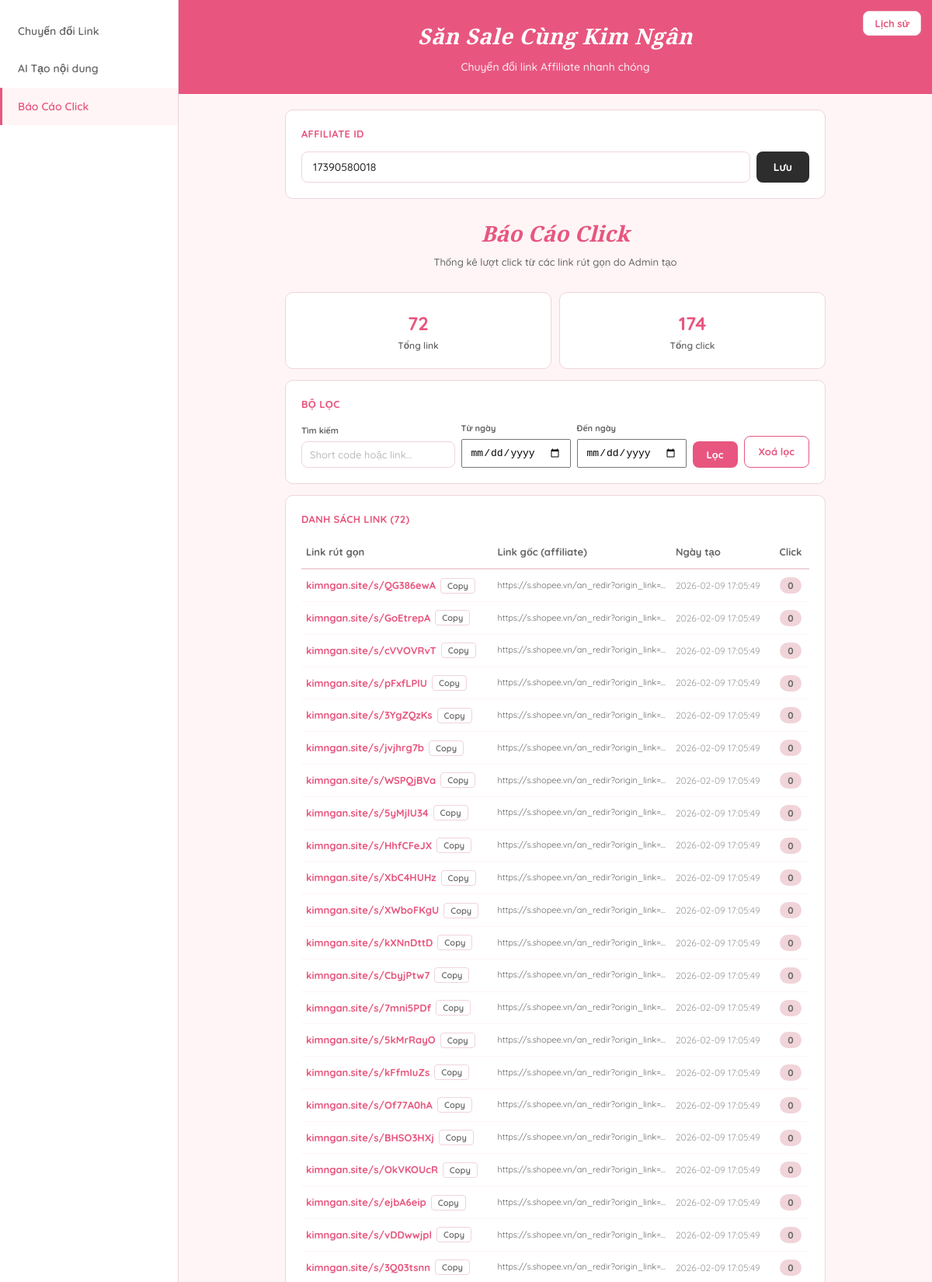
/admin/click-report (signed in, upper part), run on the app's committed database.
### tables this page shows
CREATE TABLE settings (
            key TEXT PRIMARY KEY,
            value TEXT NOT NULL
        );

CREATE TABLE short_links (
            id INTEGER PRIMARY KEY AUTOINCREMENT,
            short_code TEXT UNIQUE NOT NULL,
            target_url TEXT NOT NULL,
            created_at TIMESTAMP DEFAULT CURRENT_TIMESTAMP,
            click_count INTEGER DEFAULT 0
        , created_by TEXT DEFAULT NULL);

### app.py (the view)
@app.route("/admin/click-report")
@login_required
def admin_click_report():
    affiliate_id = get_setting("affiliate_id", "")
    search = request.args.get("q", "")
    date_from = request.args.get("from", "")
    date_to = request.args.get("to", "")
    links = get_admin_short_links(search=search, date_from=date_from, date_to=date_to)
    total_clicks = sum(l["click_count"] for l in links)
    return render_template(
        "admin.html",
        page="click-report",
        affiliate_id=affiliate_id,
        user=session.get("user"),
        report_links=links,
        total_clicks=total_clicks,
        total_links=len(links),
        search=search,
        date_from=date_from,
        date_to=date_to,
        short_domain=SHORT_DOMAIN,
    )

### app.py (called while the page is built)
def login_required(f):
    @wraps(f)
    def decorated(*args, **kwargs):
        if "user" not in session:
            return redirect(url_for("login_page"))
        return f(*args, **kwargs)
    return decorated

### database.py (called while the page is built)
def get_db():
    conn = sqlite3.connect(DB_PATH)
    conn.row_factory = sqlite3.Row
    return conn

def get_setting(key, default=""):
    conn = get_db()
    row = conn.execute("SELECT value FROM settings WHERE key = ?", (key,)).fetchone()
    conn.close()
    return row["value"] if row else default

def get_admin_short_links(search="", date_from="", date_to=""):
    conn = get_db()
    query = "SELECT * FROM short_links WHERE created_by IS NOT NULL"
    params = []
    if search:
        query += " AND (short_code LIKE ? OR target_url LIKE ?)"
        params.extend([f"%{search}%", f"%{search}%"])
    if date_from:
        query += " AND date(created_at) >= ?"
        params.append(date_from)
    if date_to:
        query += " AND date(created_at) <= ?"
        params.append(date_to)
    query += " ORDER BY created_at DESC"
    rows = conn.execute(query, params).fetchall()
    conn.close()
    return [dict(r) for r in rows]

### templates/admin.html (shortened to what this page needs)
<!DOCTYPE html>
<html lang="vi">
<head>
</head>
<body>
    <button class="toggle-history" onclick="toggleHistory()">Lịch sử</button>
    <aside class="sidebar" id="sidebar">
        <nav class="sidebar-nav">
            <a class="nav-item {{ 'active' if page == 'convert-link' }}" href="/admin/convert-link">Chuyển đổi Link</a>
            <a class="nav-item {{ 'active' if page == 'ai-content' }}" href="/admin/ai-content">AI Tạo nội dung</a>
            <a class="nav-item {{ 'active' if page == 'click-report' }}" href="/admin/click-report">Báo Cáo Click</a>
        </nav>
    </aside>
    <main class="main" id="mainContent">
        <div class="main-header">
            <h2>Săn Sale Cùng Kim Ngân</h2>
            <p>Chuyển đổi link Affiliate nhanh chóng</p>
        </div>
        <div class="main-body">
            <div class="card">
                <div class="card-title">Affiliate ID</div>
                <div class="aff-row">
                    <input type="text" id="affiliateId" placeholder="Nhập Affiliate ID của bạn"
                           value="{{ affiliate_id }}">
                    <button class="btn btn-dark" onclick="saveAffiliate()">Lưu</button>
                </div>
            </div>
            {% if page == 'convert-link' %}
            <div class="page-title">
                <h3>Chuyển đổi Link</h3>
                <p>Dán link Shopee &mdash; Nhận link Affiliate ngay</p>
            </div>
            <div class="card">
                <div class="card-title">Nhập Link</div>
                <textarea id="linkInput" placeholder="Dán link Shopee vào đây (mỗi link 1 dòng)..." style="min-height:120px;"></textarea>
                <div class="input-actions">
                    <button class="btn btn-outline" onclick="pasteTo('linkInput','linkStatus')">Paste nhanh</button>
                    <button class="btn btn-primary" id="linkConvertBtn" onclick="convertLink()">Chuyển đổi</button>
                </div>
                <div id="linkStatus" class="status"></div>
            </div>
            <div class="card link-results" id="linkResults">
                <div class="card-title">Kết quả</div>
                <textarea id="linkResultOutput" readonly></textarea>
                <div style="margin-top:10px;">
                    <button class="copy-btn" onclick="copyField('linkResultOutput', this)">Copy tất cả</button>
                </div>
            </div>
            {% elif page == 'click-report' %}
            <div class="page-title">
                <h3>Báo Cáo Click</h3>
                <p>Thống kê lượt click từ các link rút gọn do Admin tạo</p>
            </div>
            <div style="display:flex;gap:10px;margin-bottom:14px;">
                <div class="card" style="flex:1;text-align:center;margin-bottom:0;">
                    <div style="font-size:24px;font-weight:700;color:var(--primary);">{{ total_links }}</div>
                    <div style="font-size:12px;font-weight:600;color:var(--text-sec);">Tổng link</div>
                </div>
                <div class="card" style="flex:1;text-align:center;margin-bottom:0;">
                    <div style="font-size:24px;font-weight:700;color:var(--primary);">{{ total_clicks }}</div>
                    <div style="font-size:12px;font-weight:600;color:var(--text-sec);">Tổng click</div>
                </div>
            </div>
            <div class="card">
                <div class="card-title">Bộ lọc</div>
                <form method="GET" action="/admin/click-report" style="display:flex;gap:8px;flex-wrap:wrap;align-items:flex-end;">
                    <div style="flex:1;min-width:140px;">
                        <label style="font-size:11px;font-weight:700;color:var(--text-sec);display:block;margin-bottom:4px;">Tìm kiếm</label>
                        <input type="text" name="q" placeholder="Short code hoặc link..." value="{{ search }}" style="padding:8px 10px;font-size:13px;">
                    </div>
                    <div style="min-width:130px;">
                        <label style="font-size:11px;font-weight:700;color:var(--text-sec);display:block;margin-bottom:4px;">Từ ngày</label>
                        <input type="date" name="from" value="{{ date_from }}" style="padding:8px 10px;font-size:13px;">
                    </div>
                    <div style="min-width:130px;">
                        <label style="font-size:11px;font-weight:700;color:var(--text-sec);display:block;margin-bottom:4px;">Đến ngày</label>
                        <input type="date" name="to" value="{{ date_to }}" style="padding:8px 10px;font-size:13px;">
                    </div>
                    <button type="submit" class="btn btn-primary" style="padding:9px 18px;font-size:13px;">Lọc</button>
                    <a href="/admin/click-report" class="btn btn-outline" style="padding:9px 18px;font-size:13px;text-decoration:none;text-align:center;">Xoá lọc</a>
                </form>
            </div>
            <div class="card">
                <div class="card-title">Danh sách link ({{ report_links|length }})</div>
                <div style="overflow-x:auto;">
                    <table style="width:100%;border-collapse:collapse;font-size:13px;">
                        <thead>
                            <tr style="border-bottom:2px solid var(--border);text-align:left;">
                                <th style="padding:10px 6px;font-weight:700;color:var(--text-sec);">Link rút gọn</th>
                                <th style="padding:10px 6px;font-weight:700;color:var(--text-sec);">Link gốc (affiliate)</th>
                                <th style="padding:10px 6px;font-weight:700;color:var(--text-sec);">Ngày tạo</th>
                                <th style="padding:10px 6px;font-weight:700;color:var(--text-sec);text-align:center;">Click</th>
                            </tr>
                        </thead>
                        <tbody>
                            {% if report_links %}
                                {% for link in report_links %}
                                <tr style="border-bottom:1px solid var(--primary-bg);">
                                    <td style="padding:10px 6px;">
                                        <div style="display:flex;align-items:center;gap:6px;">
                                            <a href="/s/{{ link.short_code }}" target="_blank" style="color:var(--primary);font-weight:700;text-decoration:none;font-size:13px;">
                                                {{ short_domain }}/s/{{ link.short_code }}
                                            </a>
                                            <button onclick="navigator.clipboard.writeText('https://{{ short_domain }}/s/{{ link.short_code }}');this.textContent='OK!';setTimeout(()=>this.textContent='Copy',1500)" style="background:none;border:1px solid var(--border);border-radius:4px;padding:2px 8px;cursor:pointer;font-size:11px;font-family:'Quicksand',sans-serif;font-weight:600;color:var(--text-sec);">Copy</button>
                                        </div>
                                    </td>
                                    <td style="padding:10px 6px;max-width:220px;overflow:hidden;text-overflow:ellipsis;white-space:nowrap;font-size:11px;color:var(--text-sec);" title="{{ link.target_url }}">
                                        {{ link.target_url[:90] }}{% if link.target_url|length > 90 %}...{% endif %}
                                    </td>
                                    <td style="padding:10px 6px;font-size:12px;color:var(--text-muted);white-space:nowrap;">{{ link.created_at }}</td>
                                    <td style="padding:10px 6px;text-align:center;">
                                        <span style="background:{% if link.click_count > 0 %}var(--primary){% else %}var(--border){% endif %};color:{% if link.click_count > 0 %}#fff{% else %}var(--text-sec){% endif %};padding:3px 10px;border-radius:12px;font-size:12px;font-weight:700;">
                                            {{ link.click_count }}
                                        </span>
                                    </td>
                                </tr>
                                {% endfor %}
                            {% endif %}
                        </tbody>
                    </table>
                </div>
            </div>
            {% endif %}
        </div>
    </main>
</body>
</html>

### templates/admin.html (style rules this page uses)
* { margin: 0; padding: 0; box-sizing: border-box; }
:root { --primary: #E8567F; --primary-bg: #FFF5F7; --sidebar-bg: #FFFFFF; --card-bg: #FFFFFF; --border: #F0D4DA; --text: #2D2D2D; --text-sec: #666666; --text-muted: #999999; --sidebar-w: 230px; --history-w: 280px; }
body { font-family: 'Quicksand', sans-serif; background: var(--primary-bg); color: var(--text); line-height: 1.6; min-height: 100vh; display: flex; }
.sidebar { width: var(--sidebar-w); background: var(--sidebar-bg); border-right: 1px solid var(--border); display: flex; flex-direction: column; z-index: 100; transition: transform 0.3s ease; position: fixed; top: 0; left: 0; bottom: 0; }
.sidebar-nav { flex: 1; padding: 16px 0; }
.nav-item { display: block; padding: 13px 20px; font-size: 14px; font-weight: 600; color: var(--text-sec); text-decoration: none; border-left: 3px solid transparent; transition: all 0.15s; }
.nav-item.active { background: var(--primary-bg); color: var(--primary); border-left-color: var(--primary); }
.main { margin-left: var(--sidebar-w); flex: 1; display: flex; flex-direction: column; min-height: 100vh; transition: margin 0.3s ease; }
.main-header { background: var(--primary); padding: 24px 32px; color: #fff; text-align: center; }
.main-header h2 { font-family: 'Playfair Display', Georgia, serif; font-size: 28px; font-weight: 700; font-style: italic; letter-spacing: 0.5px; }
.main-header p { font-size: 14px; margin-top: 6px; opacity: 0.9; font-weight: 500; }
.page-title { text-align: center; margin-bottom: 20px; padding: 8px 0; }
.page-title h3 { font-family: 'Playfair Display', Georgia, serif; font-size: 28px; font-weight: 700; font-style: italic; color: var(--primary); margin-bottom: 4px; }
.page-title p { font-size: 13px; color: var(--text-sec); font-weight: 500; }
.main-body { flex: 1; padding: 20px 32px; max-width: 760px; margin: 0 auto; width: 100%; }
.btn { padding: 10px 22px; border: none; border-radius: 8px; font-size: 14px; font-weight: 700; font-family: 'Quicksand', sans-serif; cursor: pointer; transition: opacity 0.15s; white-space: nowrap; }
.btn-primary { background: var(--primary); color: #fff; }
.btn-dark { background: var(--text); color: #fff; }
.btn-outline { background: #fff; color: var(--primary); border: 1.5px solid var(--primary); }
.card { background: var(--card-bg); border-radius: 10px; padding: 20px; margin-bottom: 14px; border: 1px solid var(--border); }
.card-title { font-size: 13px; font-weight: 700; color: var(--primary); margin-bottom: 12px; text-transform: uppercase; letter-spacing: 0.3px; }
input[type="text"], input[type="password"], textarea { width: 100%; padding: 10px 14px; border: 1.5px solid var(--border); border-radius: 8px; font-size: 14px; font-weight: 500; font-family: 'Quicksand', sans-serif; color: var(--text); background: #fff; transition: border-color 0.2s; }
input::placeholder, textarea::placeholder { color: #bbb; }
.aff-row { display: flex; gap: 8px; }
.toggle-history { position: fixed; top: 14px; right: 14px; z-index: 40; background: var(--card-bg); border: 1px solid var(--border); border-radius: 8px; padding: 7px 14px; cursor: pointer; font-size: 13px; font-weight: 700; font-family: 'Quicksand', sans-serif; color: var(--primary); }

### data on the page
settings: value "17390580018"
short_links: short_domain "kimngan.site", short_code "QG386ewA", target_url "https://s.shopee.vn/an_redir?origin_link=…", created_at "2026-02-09 17:05:49", click_count "0"
short_links: short_domain "kimngan.site", short_code "GoEtrepA", target_url "https://s.shopee.vn/an_redir?origin_link=…", created_at "2026-02-09 17:05:49", click_count "0"
short_links: short_domain "kimngan.site", short_code "cVVOVRvT", target_url "https://s.shopee.vn/an_redir?origin_link=…", created_at "2026-02-09 17:05:49", click_count "0"
short_links: short_domain "kimngan.site", short_code "pFxfLPlU", target_url "https://s.shopee.vn/an_redir?origin_link=…", created_at "2026-02-09 17:05:49", click_count "0"
short_links: short_domain "kimngan.site", short_code "3YgZQzKs", target_url "https://s.shopee.vn/an_redir?origin_link=…", created_at "2026-02-09 17:05:49", click_count "0"
short_links: short_domain "kimngan.site", short_code "jvjhrg7b", target_url "https://s.shopee.vn/an_redir?origin_link=…", created_at "2026-02-09 17:05:49", click_count "0"
short_links: short_domain "kimngan.site", short_code "WSPQjBVa", target_url "https://s.shopee.vn/an_redir?origin_link=…", created_at "2026-02-09 17:05:49", click_count "0"
short_links: short_domain "kimngan.site", short_code "5yMjlU34", target_url "https://s.shopee.vn/an_redir?origin_link=…", created_at "2026-02-09 17:05:49", click_count "0"
short_links: short_domain "kimngan.site", short_code "HhfCFeJX", target_url "https://s.shopee.vn/an_redir?origin_link=…", created_at "2026-02-09 17:05:49", click_count "0"
short_links: short_domain "kimngan.site", short_code "XbC4HUHz", target_url "https://s.shopee.vn/an_redir?origin_link=…", created_at "2026-02-09 17:05:49", click_count "0"
short_links: short_domain "kimngan.site", short_code "XWboFKgU", target_url "https://s.shopee.vn/an_redir?origin_link=…", created_at "2026-02-09 17:05:49", click_count "0"
short_links: short_domain "kimngan.site", short_code "kXNnDttD", target_url "https://s.shopee.vn/an_redir?origin_link=…", created_at "2026-02-09 17:05:49", click_count "0"
short_links: short_domain "kimngan.site", short_code "CbyjPtw7", target_url "https://s.shopee.vn/an_redir?origin_link=…", created_at "2026-02-09 17:05:49", click_count "0"
short_links: short_domain "kimngan.site", short_code "7mni5PDf", target_url "https://s.shopee.vn/an_redir?origin_link=…", created_at "2026-02-09 17:05:49", click_count "0"
short_links: short_domain "kimngan.site", short_code "5kMrRayO", target_url "https://s.shopee.vn/an_redir?origin_link=…", created_at "2026-02-09 17:05:49", click_count "0"
short_links: short_domain "kimngan.site", short_code "kFfmIuZs", target_url "https://s.shopee.vn/an_redir?origin_link=…", created_at "2026-02-09 17:05:49", click_count "0"
short_links: short_domain "kimngan.site", short_code "Of77A0hA", target_url "https://s.shopee.vn/an_redir?origin_link=…", created_at "2026-02-09 17:05:49", click_count "0"
short_links: short_domain "kimngan.site", short_code "BHSO3HXj", target_url "https://s.shopee.vn/an_redir?origin_link=…", created_at "2026-02-09 17:05:49", click_count "0"
short_links: short_domain "kimngan.site", short_code "OkVKOUcR", target_url "https://s.shopee.vn/an_redir?origin_link=…", created_at "2026-02-09 17:05:49", click_count "0"
short_links: short_domain "kimngan.site", short_code "ejbA6eip", target_url "https://s.shopee.vn/an_redir?origin_link=…", created_at "2026-02-09 17:05:49", click_count "0"
short_links: short_domain "kimngan.site", short_code "vDDwwjpl", target_url "https://s.shopee.vn/an_redir?origin_link=…", created_at "2026-02-09 17:05:49", click_count "0"
short_links: short_domain "kimngan.site", short_code "3Q03tsnn", target_url "https://s.shopee.vn/an_redir?origin_link=…", created_at "2026-02-09 17:05:49", click_count "0"

### other printed values
{{ total_links }} "72"
{{ total_clicks }} "174"
{{ report_links|length }} "72"
